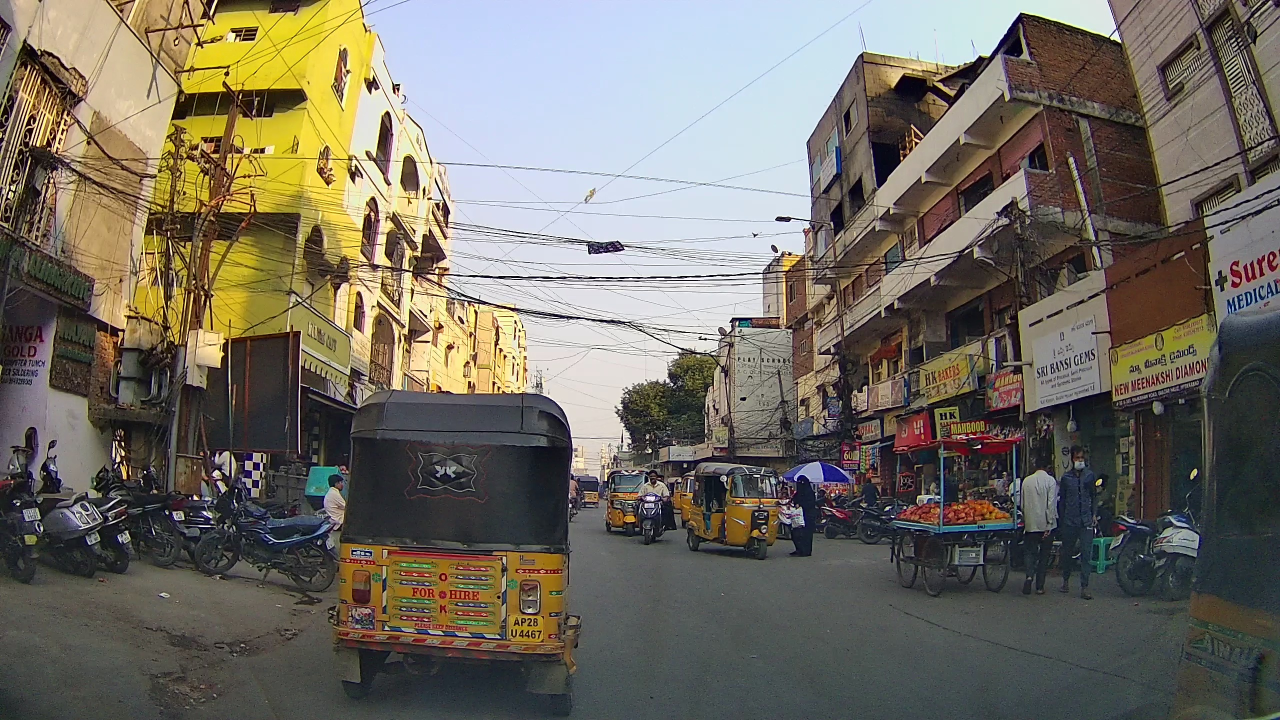
#> input picture training/CAS/datasets/train/2567-175.jpg, 2560 x 1440 px (shown at 1/2 size)
$ python -i gmc.py   (imports and definitions only)
#> lines starting #> are read from the running program, lines starting #| are printed output that depends on the picture
#> further down, picture is the input picture: shape (1440, 2560, 3); mean B, G, R 98.3, 108.7, 113.7
# Ultralytics YOLO 🚀, AGPL-3.0 license

import copy

import cv2
import numpy as np

# from ultralytics.yolo.utils import LOGGER


class GMC:

    def __init__(self, method='sparseOptFlow', downscale=1, verbose=None):
        """Initialize a video tracker with specified parameters."""
        super().__init__()

        self.method = method
        self.downscale = max(1, int(downscale))

        if self.method == 'orb':
            self.detector = cv2.FastFeatureDetector_create(20)
            self.extractor = cv2.ORB_create()
            self.matcher = cv2.BFMatcher(cv2.NORM_HAMMING)

        elif self.method == 'sift':
            self.detector = cv2.SIFT_create(nOctaveLayers=3, contrastThreshold=0.02, edgeThreshold=20)
            self.extractor = cv2.SIFT_create(nOctaveLayers=3, contrastThreshold=0.02, edgeThreshold=20)
            self.matcher = cv2.BFMatcher(cv2.NORM_L2)

        elif self.method == 'ecc':
            number_of_iterations = 5000
            termination_eps = 1e-6
            self.warp_mode = cv2.MOTION_EUCLIDEAN
            self.criteria = (cv2.TERM_CRITERIA_EPS | cv2.TERM_CRITERIA_COUNT, number_of_iterations, termination_eps)

        elif self.method == 'sparseOptFlow':
            self.feature_params = dict(maxCorners=1000,
                                       qualityLevel=0.01,
                                       minDistance=1,
                                       blockSize=3,
                                       useHarrisDetector=False,
                                       k=0.04)
            # self.gmc_file = open('GMC_results.txt', 'w')

        elif self.method in ['file', 'files']:
            seqName = verbose[0]
            ablation = verbose[1]
            if ablation:
                filePath = r'tracker/GMC_files/MOT17_ablation'
            else:
                filePath = r'tracker/GMC_files/MOTChallenge'

            if '-FRCNN' in seqName:
                seqName = seqName[:-6]
            elif '-DPM' in seqName or '-SDP' in seqName:
                seqName = seqName[:-4]
            self.gmcFile = open(f'{filePath}/GMC-{seqName}.txt')

            if self.gmcFile is None:
                raise ValueError(f'Error: Unable to open GMC file in directory:{filePath}')
        elif self.method in ['none', 'None']:
            self.method = 'none'
        else:
            raise ValueError(f'Error: Unknown CMC method:{method}')

        self.prevFrame = None
        self.prevKeyPoints = None
        self.prevDescriptors = None

        self.initializedFirstFrame = False

    def apply(self, raw_frame, detections=None):
        """Apply object detection on a raw frame using specified method."""
        if self.method in ['orb', 'sift']:
            return self.applyFeatures(raw_frame, detections)
        elif self.method == 'ecc':
            return self.applyEcc(raw_frame, detections)
        elif self.method == 'sparseOptFlow':
            return self.applySparseOptFlow(raw_frame, detections)
        elif self.method == 'file':
            return self.applyFile(raw_frame, detections)
        elif self.method == 'none':
            return np.eye(2, 3)
        else:
            return np.eye(2, 3)

    # [157 lines left out: functions applyEcc, applyFeatures, not called in this run]

    def applySparseOptFlow(self, raw_frame, detections=None):
        """Initialize."""
        # t0 = time.time()
        height, width, _ = raw_frame.shape
#> height = 1440; width = 2560

        frame = cv2.cvtColor(raw_frame, cv2.COLOR_BGR2GRAY)
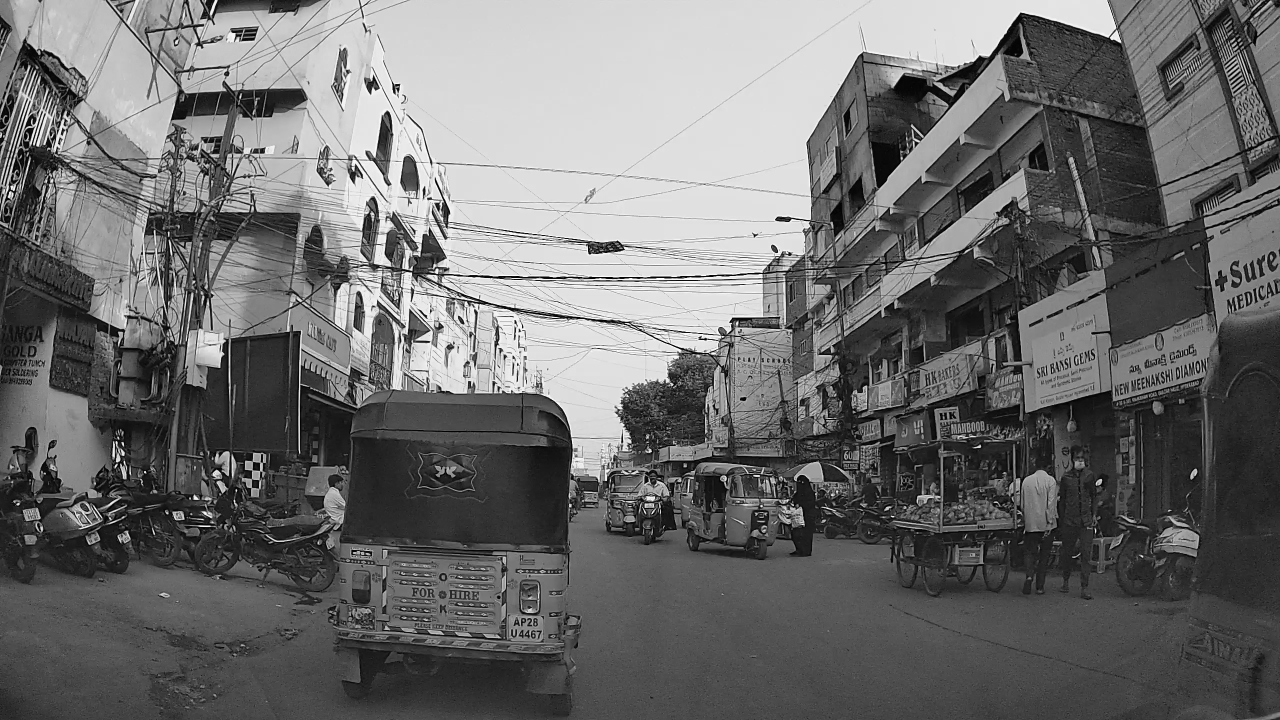
#> frame: shape (1440, 2560) (shown at 1/2 size); min 0, max 255, mean 109
        H = np.eye(2, 3)

        # Downscale image
        if self.downscale > 1.0:
            # frame = cv2.GaussianBlur(frame, (3, 3), 1.5)
            frame = cv2.resize(frame, (width // self.downscale, height // self.downscale))

        # Find the keypoints
        keypoints = cv2.goodFeaturesToTrack(frame, mask=None, **self.feature_params)
#> keypoints = 1000 rows, first 8: [292, 946], [472, 979], [470, 67], [1507, 951], [1045, 656], [1459, 644], [241, 927], [1397, 678]
        # exit(0)
        # Handle first frame
        if not self.initializedFirstFrame:
            # Initialize data
            self.prevFrame = frame.copy()
            self.prevKeyPoints = copy.copy(keypoints)
#> self.prevKeyPoints has the same summary as keypoints

            # Initialization done
            self.initializedFirstFrame = True

            return (H, keypoints)

        # Find correspondences
        matchedKeypoints, status, err = cv2.calcOpticalFlowPyrLK(self.prevFrame, frame, self.prevKeyPoints, None)
        # Leave good correspondences only
        prevPoints = []
        currPoints = []

        for i in range(len(status)):
            if status[i]:
                prevPoints.append(self.prevKeyPoints[i])
                currPoints.append(matchedKeypoints[i])

        prevPoints = np.array(prevPoints)
        currPoints = np.array(currPoints)

        # Find rigid matrix
        if (np.size(prevPoints, 0) > 4) and (np.size(prevPoints, 0) == np.size(prevPoints, 0)):
            H, inliers = cv2.estimateAffinePartial2D(prevPoints, currPoints, cv2.RANSAC)
            # Handle downscale
            if self.downscale > 1.0:
                H[0, 2] *= self.downscale
                H[1, 2] *= self.downscale
        else:
            LOGGER.warning('WARNING: not enough matching points')

        # Store to next iteration
        self.prevFrame = frame.copy()
        self.prevKeyPoints = copy.copy(keypoints)

        # gmc_line = str(1000 * (time.time() - t0)) + "\t" + str(H[0, 0]) + "\t" + str(H[0, 1]) + "\t" + str(
        #     H[0, 2]) + "\t" + str(H[1, 0]) + "\t" + str(H[1, 1]) + "\t" + str(H[1, 2]) + "\n"
        # self.gmc_file.write(gmc_line)

        return (H, keypoints)

    # [13 lines left out: function applyFile, not called in this run]

>>> import cv2
>>> picture = cv2.imread('../../CAS/datasets/train/2567-175.jpg')
>>> result = GMC().apply(picture)
